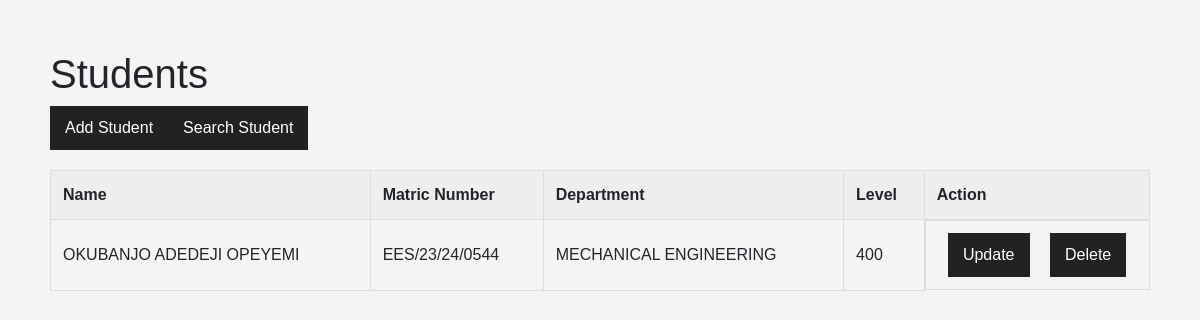
The page / on the database its author committed.
### tables this page shows
CREATE TABLE students (
    id INTEGER PRIMARY KEY AUTOINCREMENT,
    name TEXT NOT NULL,
    matric_number TEXT NOT NULL UNIQUE,
    department TEXT NOT NULL,
    level INTEGER NOT NULL
);

### app.py (the view)
@app.route("/")
def index():
    students = db.execute("SELECT * FROM students ORDER BY name")
    return render_template("index.html", students=students)

### templates/index.html
{% extends "layout.html" %} {% block body %}
<h1>Students</h1>
<div class="main_actions">
  <a href="/add" class="button"> Add Student </a>
  <a href="/search" class="button">Search Student</a>
</div>
<table>
  <thead>
    <tr>
      <th>Name</th>
      <th>Matric Number</th>
      <th>Department</th>
      <th>Level</th>
      <th>Action</th>
    </tr>
  </thead>
  <tbody>
    {% for student in students %}
    <tr>
      <td>{{ student.name|upper }}</td>
      <td>{{ student.matric_number|upper }}</td>
      <td>{{ student.department|upper }}</td>
      <td>{{ student.level }}</td>
      <td class="actions">
        <a href="/update/{{ student.id }}" class="button"> Update </a>
        <form action="/delete/{{ student.id }}" method="post" style="display: inline">
          <button type="submit" onclick="return confirm('Delete this student?');">
            Delete
          </button>
        </form>
      </td>
    </tr>
    {% endfor %}
  </tbody>
</table>
{% endblock %}

### static/style.css (style rules this page uses)
body { font-family: Arial, sans-serif; margin: 50px; padding: 0px; background: #f4f4f4; display: block; box-sizing: border-box; }
table { width: 100%; border-collapse: collapse; margin-top: 20px; }
th, td { border: 1px solid #ddd; padding: 12px; text-align: left; }
th { background: #eee; }
button, .button { background: #222; color: white; border: none; padding: 10px 15px; text-decoration: none; cursor: pointer; }
.actions { display: flex; justify-content: space-around; }
.main_actions { display: flex; }

### rows shown on the page
students: name "OKUBANJO ADEDEJI OPEYEMI", matric_number "EES/23/24/0544", department "MECHANICAL ENGINEERING", level "400"
